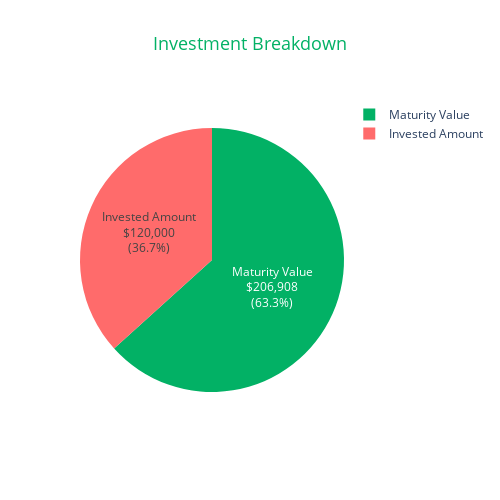

Notebook code cell kept with this figure:
### Markdown cell above
## With Plotly (Better visuals)

### Code cell
ctk.set_appearance_mode("bright")
ctk.set_default_color_theme("blue")

class App(ctk.CTk):
    
    def __init__(self,*args,**kwargs):
        super().__init__(*args,**kwargs)

        def dispPie(self,M,N):
            labels = ['Invested Amount', 'Maturity Value']
            values = [N, M]
            colors = ['#ff6b6b', '#02b165']
            
            fig = go.Figure(data=[go.Pie(
                labels=labels,
                values=values,
                marker_colors=colors,
                textinfo='label+percent+value',
                texttemplate='%{label}<br>$%{value:,}<br>(%{percent})',
                hovertemplate='<b>%{label}</b><br>Amount: $%{value:,}<br>Percentage: %{percent}<extra></extra>'
            )])
            
            fig.update_layout(
                title={
                    'text': 'Investment Breakdown',
                    'x': 0.5,
                    'font': {'size': 18, 'color': '#02b165'}
                },
                font={'size': 12},
                showlegend=True,
                width=500,
                height=500
            )
            
            fig.show()

        def dispGrowth(self, kind, P, years, per):
            i = per/12.0
            n = years*12
            months = list(range(1, n+1))
            values = []
            invested = []
            
            if kind == 'sip':
                v = 0
                for m in months:
                    v = v*(1+i) + P
                    values.append(v)
                    invested.append(P*m)
            else:  # lump sum
                for m in months:
                    v = P*((1+i)**m)
                    values.append(v)
                    invested.append(P)
            
            fig = go.Figure()
            
            # Portfolio Value line
            fig.add_trace(go.Scatter(
                x=months,
                y=values,
                mode='lines',
                name='Portfolio Value',
                line=dict(color='#02b165', width=3),
                hovertemplate='<b>Month %{x}</b><br>Portfolio Value: $%{y:,.0f}<extra></extra>'
            ))
            
            # Invested Amount line
            fig.add_trace(go.Scatter(
                x=months,
                y=invested,
                mode='lines',
                name='Invested Amount',
                line=dict(color='#ff6b6b', width=2, dash='dash'),
                hovertemplate='<b>Month %{x}</b><br>Invested Amount: $%{y:,.0f}<extra></extra>'
            ))
            
            fig.update_layout(
                title={
                    'text': f'{kind.upper()} Growth Over Time',
                    'x': 0.5,
                    'font': {'size': 18, 'color': '#02b165'}
                },
                xaxis_title='Months',
                yaxis_title='Amount ($)',
                font={'size': 12},
                hovermode='x unified',
                showlegend=True,
                width=800,
                height=500,
                plot_bgcolor='white',
                xaxis=dict(gridcolor='lightgray'),
                yaxis=dict(gridcolor='lightgray')
            )
            
            fig.show()

        def Display(self,M,N,kind='sip',P=0,years=0,per=0):
            self.MatDisp.configure(text=str(format(M,',d')))
            self.AmtDisp.configure(text=str(format(N,',d')))
            self.Details = ctk.CTkButton(self,text='Pie Chart',fg_color = '#02b165',border_color='#02b165',command = lambda: dispPie(self,M,N))
            self.Details.grid(row = 6, column = 0, padx = 20, pady = 20, sticky= 'ew')
            self.Growth = ctk.CTkButton(self,text='Growth Chart',fg_color = '#02b165',border_color='#02b165',command = lambda: dispGrowth(self,kind,P,years,per))
            self.Growth.grid(row = 7, column = 0, padx = 20, pady = 20, sticky= 'ew')
            # dispPie(self,M,N)


        def getSip(self,amt,te,pe) :
            P = amt
            i = float(pe/12)
            n = te*12

            M = int(P * ((pow((1+i),n)-1)/i) * (1+i))
            N = int(amt*n)
            print(M,N)
            Display(self,M,N,'sip',amt,te,pe)

        def getLump(self,lsamt,te,pe):
            P=lsamt
            M = math.ceil(P*(pow(1+pe,te)))
            print(M,P)
            Display(self,M,P,'lump',lsamt,te,pe)


        def mixedletters(quant):
            for i in range(len(quant)):
                if quant[i].isalpha():
                    return True
            return False

        def pressedCalculate():

            global tenure
            if self.ten.get() == '':
                messagebox.showerror('Error','Please enter the tenure of your investment')
                return
            elif '.' in self.ten.get():
                messagebox.showerror('Error','Entered a fractional value')
                return
            elif self.ten.get().isalpha() or mixedletters(self.ten.get()):
                messagebox.showerror('Error','Only numerical values allowed')
                return
            else :
                tenure = int(self.ten.get())
                if tenure == 0:
                    messagebox.showerror('Error','Tenure is zero')
                    return

            
            global per
            if self.roi.get() == '':
                messagebox.showerror('Error','Please enter the Rate of Return on your investment')
                return
            elif self.roi.get().isalpha() or mixedletters(self.roi.get()):
                messagebox.showerror('Error','Only numerical values allowed')
                return
            else:
                per = float(self.roi.get())
                if per > 0.0:
                    per /= 100
                    if per > 1.00:
                        messagebox.showerror('Error','ROI cannot be greater than 100')
                        return
                else :
                    messagebox.showerror('Error','ROI cannot be zero')
                    return

            
            global amount
            if self.Amt.get() == '' and self.ls.get() =='':
                messagebox.showerror('Error','Please enter Investment Value')
            elif self.ls.get() =='' and self.Amt.get() != '':
                if '.' in self.Amt.get():
                    messagebox.showerror('Error','Entered a fractional value')
                    return
                elif self.Amt.get().isalpha() or mixedletters(self.Amt.get()):
                    messagebox.showerror('Error','Only numerical values allowed')
                    return
                else:
                    amount = int(self.Amt.get())
                    getSip(self,amount,tenure,per)
            elif self.Amt.get() =='' and self.ls.get() != '' :
                if '.' in self.ls.get():
                    messagebox.showerror('Error','Entered a fractional value')
                    return
                elif self.ls.get().isalpha() or mixedletters(self.ls.get()):
                    messagebox.showerror('Error','Only numerical values allowed')
                    return
                else:
                    amount = int(self.ls.get())
                    getLump(self, amount, tenure, per)
            else:
                messagebox.showerror('Error','Please calculate either LumpSum or Sip not both at the same time')              

        def pressedReset():
            self.Amt.delete(0,'end')
            # self.ten.delete(0,'end')
            self.ls.delete(0,'end')
            self.roi.delete(0,'end')
            self.MatDisp.configure(text="")
            self.AmtDisp.configure(text="")
            try:
                self.Details.destroy()
            except:
                pass
            try:
                self.Growth.destroy()
            except:
                pass
            


        self.title("SIP Calculator ")
        self.geometry('330x650')

        self.InputFrame = ctk.CTkFrame(master = self,fg_color='#d9f7e7')
        self.InputFrame.grid(row =0,column=0,sticky='ew')

        self.SIPamt = ctk.CTkLabel(master=self.InputFrame,text = 'SIP Amount  ',text_color="black")
        self.SIPamt.grid(row = 0, column = 0, padx = 20, pady = 20, sticky = 'ew')

        self.Amt = ctk.CTkEntry(master=self.InputFrame,placeholder_text = '0',border_color="#02b165" )
        self.Amt.grid(row = 0, column = 1, padx = 20, pady = 20, sticky = 'ew')
        

        self.Tenure = ctk.CTkLabel(master=self.InputFrame, text = "Tenure (in years) ",text_color="black")
        self.Tenure.grid(row = 1, column = 0, padx = 20, pady = 20,sticky = 'ew')

        self.ten = ctk.CTkComboBox(master=self.InputFrame,values = ['5','10','15','20','25','30','35'],border_color="#02b165",button_color="#02b165",dropdown_hover_color="#02b165")
        self.ten.grid(row = 1, column = 1, padx = 20, pady = 20, sticky = 'ew')

        self.ror = ctk.CTkLabel(master=self.InputFrame, text = 'Rate of Return (%) ' ,text_color="black")
        self.ror.grid(row = 2, column = 0, padx = 20, pady = 20,sticky = 'ew')

        self.roi = ctk.CTkEntry(master=self.InputFrame, placeholder_text= '0',border_color="#02b165")
        self.roi.grid(row = 2, column = 1, padx = 20, pady = 20, sticky = 'ew')


        self.lumpSum = ctk.CTkLabel(master=self.InputFrame,text='Lump-sum Amount  ' ,text_color="black")
        self.lumpSum.grid(row = 3, column = 0, padx = 20, pady = 20, sticky = 'ew')

        self.ls = ctk.CTkEntry(master=self.InputFrame, placeholder_text = '0',border_color="#02b165")
        self.ls.grid(row = 3, column = 1, padx = 20, pady = 20, sticky = 'ew')

        self.Output = ctk.CTkFrame(master=self,fg_color='#02b165')
        self.Output.grid(row=1,column=0,sticky='ew')

        self.InvAmt = ctk.CTkLabel(master=self.Output,text ="Invested Amount")
        self.InvAmt.grid(row = 5, column = 0, padx = 20, pady = 20, sticky = 'ew')

        self.AmtDisp = ctk.CTkLabel(master=self.Output,text='')
        self.AmtDisp.grid(row = 5, column = 1, padx=20, pady = 20, sticky = 'ew')

        self.MatVal = ctk.CTkLabel(master=self.Output,text='Maturity Value   ')
        self.MatVal.grid(row = 6, column = 0,padx = 10,pady = 20, sticky = 'ew')

        self.MatDisp = ctk.CTkLabel(master=self.Output,text='')
        self.MatDisp.grid(row = 6, column = 1, padx = 20,pady =20, sticky = 'ew')
        
        self.Calculate = ctk.CTkButton(self,text="Calculate",fg_color="#02b165",border_color="black", command = pressedCalculate)
        self.Calculate.grid(row = 4, column = 0, padx = 20, pady = 20 ,sticky = 'ew')

        self.Reset = ctk.CTkButton(self,text="Reset",fg_color="#02b165",border_color="black",command = pressedReset)
        self.Reset.grid(row = 5,column = 0, padx =20, pady = 20, sticky = 'ew')
        

if __name__=="__main__":
    app = App()
    app.mainloop()

### Figure 1 — Plotly figure (JSON) as saved in the notebook; plotly's stock layout.template omitted (floating-point values rounded to 4 significant figures)
{"data": [{"hovertemplate": "<b>%{label}</b><br>Amount: $%{value:,}<br>Percentage: %{percent}<extra></extra>", "labels": ["Invested Amount", "Maturity Value"], "marker": {"colors": ["#ff6b6b", "#02b165"]}, "textinfo": "label+percent+value", "texttemplate": "%{label}<br>$%{value:,}<br>(%{percent})", "type": "pie", "values": [120000, 206908]}], "layout": {"font": {"size": 12}, "height": 500, "showlegend": true, "title": {"font": {"color": "#02b165", "size": 18}, "text": "Investment Breakdown", "x": 0.5}, "width": 500}}
